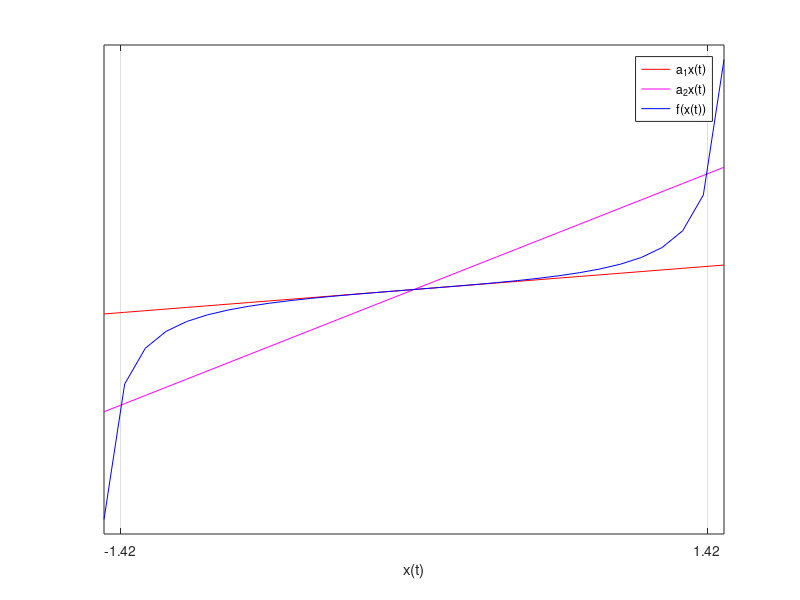

Source code (MATLAB):
x = -1.5:0.1:1.5;
a1 = x;
a2 = 5*x;
f = tan(x);
plot(x, a1, 'r', x, a2, 'm', x, f,'b');
h = legend('a_1x(t)', 'a_2x(t)','f(x(t))');
xlabel('x(t)');
set(gca,'ytick',[]);
set(gca,'xtick',[-1.42 1.42]);
grid on;